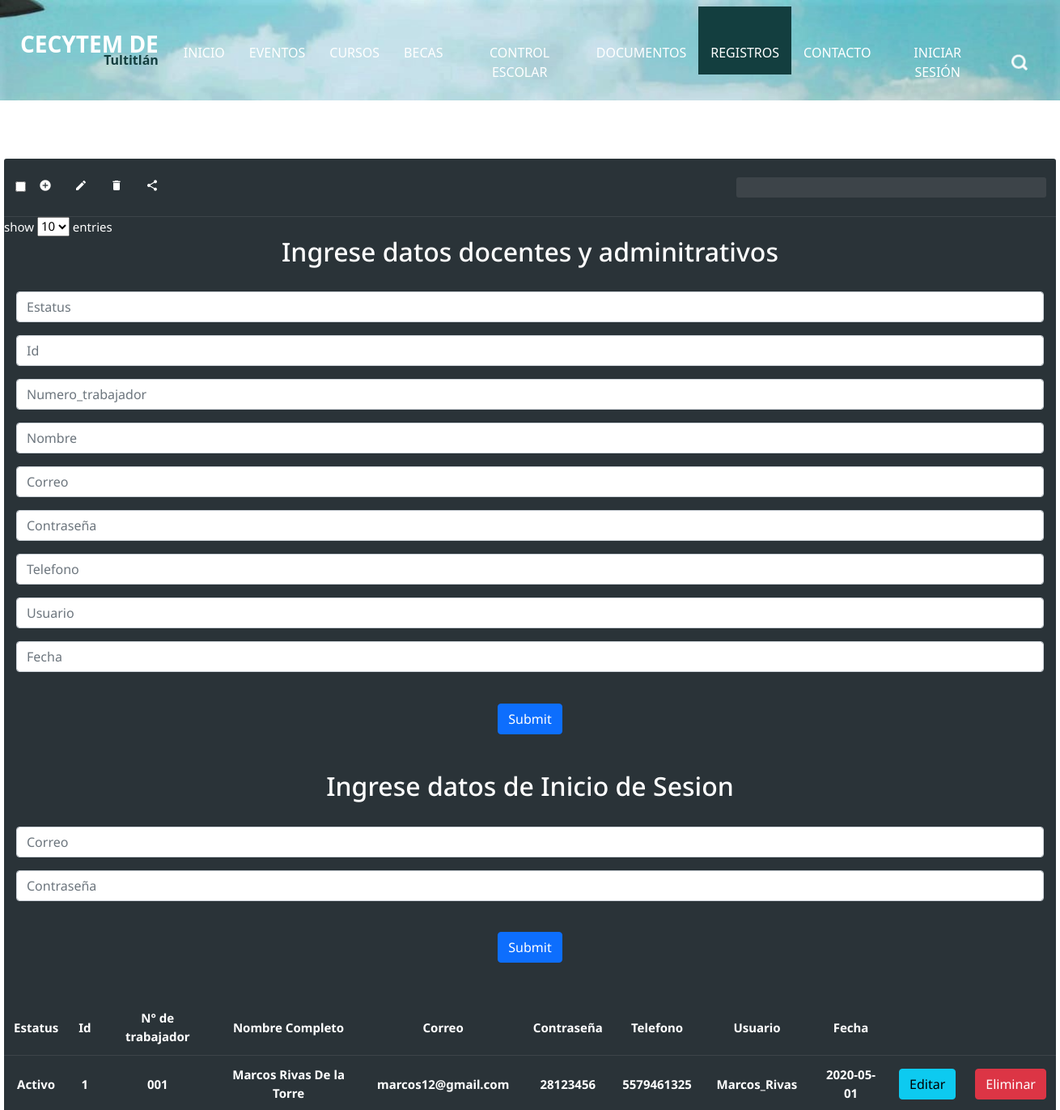
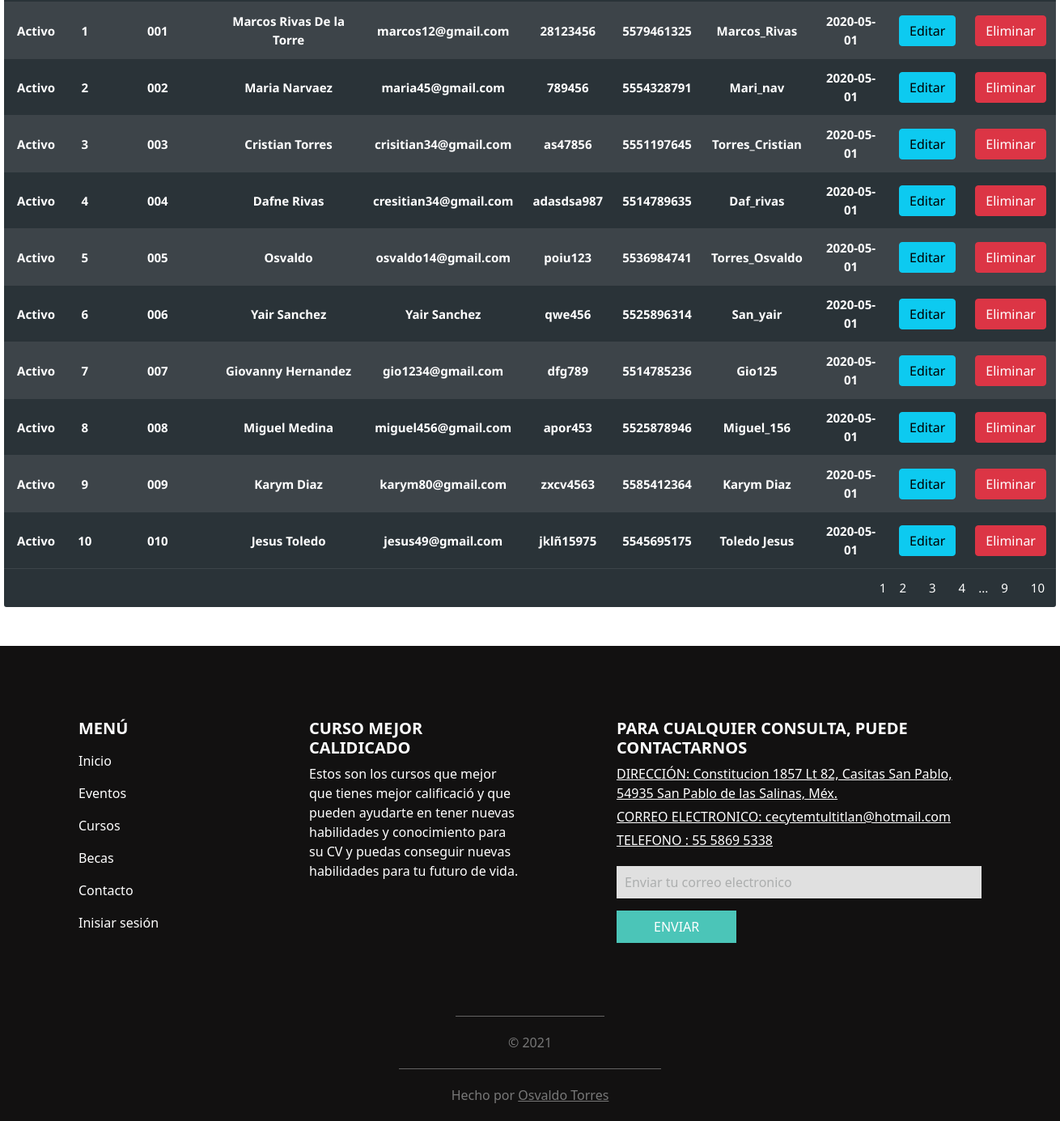
Screenshot of /docentes.php with the database file from the repository (2 pictures, top to bottom).
### tables this page shows
CREATE TABLE `registros` (
  `Estatus` varchar(150) NOT NULL,
  `Id` int(150) NOT NULL,
  `Numtrab` varchar(150) NOT NULL,
  `Nombre` varchar(45) NOT NULL,
  `Correo` varchar(45) NOT NULL,
  `Contraseña` varchar(45) NOT NULL,
  `Telefono` varchar(15) NOT NULL,
  `Usuario` varchar(45) NOT NULL,
  `Fecha` date NOT NULL
);

### docentes.php (the view, shortened to what this page needs)
<?php
    $con=conectar();
    $sql="SELECT *  FROM registros";
    $query=mysqli_query($con,$sql);
?>
<!DOCTYPE html>
<html>
<head>
  <link rel="stylesheet" type="text/css" href="css/bootstrap.css" />
  <link href="css/style.css" rel="stylesheet" />
  <link href="css/responsive.css" rel="stylesheet" />
  <link rel="stylesheet" href="main.css">
  <link href="css/style.css" rel="stylesheet">
        <link href="https://cdn.jsdelivr.net/npm/bootstrap@5.0.0-beta1/dist/css/bootstrap.min.css" rel="stylesheet">
</head>
<body class="sub_page">
  <div class="hero_area">
    <header class="header_section">
      <div class="container-fluid">
        <nav class="navbar navbar-expand-lg custom_nav-container ">
          <a class="navbar-brand" href="index.html">
            <h3>
              Cecytem de
            </h3>
            <span> Tultitlán</span>
          </a>
          <div class="collapse navbar-collapse ml-auto" id="navbarSupportedContent">
            <ul class="navbar-nav  ml-auto">
              <li class="nav-item ">
                <a class="nav-link" href="index.html">Inicio <span class="sr-only">(current)</span></a>
              </li>
              <li class="nav-item">
                <a class="nav-link" href=""> Eventos </a>
              </li>
              <li class="nav-item">
                <a class="nav-link" href="course.html"> Cursos </a>
              </li>
              <li class="nav-item">
                <a class="nav-link" href=""> Becas </a>
              </li>
              <li class="nav-item">
                <a class="nav-link" href="CEscolar.html"> Control Escolar</a>
              </li>
              <li class="nav-item ">
                <a class="nav-link" href="CEscolar2.html">
                  Documentos</a
                >
              </li>
             <li class="nav-item active">
              <a class="nav-link" href="eventos.html"> Registros</a>
            </li>
              <li class="nav-item">
                <a class="nav-link" href="">Contacto</a>
              </li>
              <li class="nav-item">
                <a class="nav-link" href="login.html">Iniciar sesión</a>
              </li>
            </ul>
            <form class="form-inline my-2 my-lg-0 ml-0 ml-lg-4 mb-3 mb-lg-0">
              <button class="btn  my-2 my-sm-0 nav_search-btn" type="submit"></button>
            </form>
          </div>
        </nav>
      </div>
    </header>
  </div><br><br><br>
  <div class="datatable-container">
    <div class="header-tools">
      <div class="tools">
        <ul>
          <li><span><input type="checkbox"></span></li>
          <li>
            <button>
              <i class="material-icons">add_circle</i>
            </button>
          </li>
          <li>
            <button>
              <i class="material-icons">edit</i>
            </button>
          </li>
          <li>
            <button>
              <i class="material-icons">delete</i>
            </button>
          </li>
          <li>
            <button>
              <i class="material-icons">share</i>
            </button>
          </li>
        </ul>
      </div>
      <div class="search">
        <input type="tect" name="" id="" class="search-input">
      </div>
    </div>
    <div class="footer-tools">
      <div class="list-items">
        show
        <select name="n-entries" id="n-enties" class="n-entries">
          <option value="10" selected>10</option>
        </select>
        entries
      </div>
      <div class="">
                    <div class="">
                        <div style="text-align: center" class="col-md-12">
                            <h2>Ingrese datos docentes y adminitrativos</h2><br>
                                <form action="insertar.php" method="POST">
                                    <input type="text" class="form-control mb-3" name="Estatus" placeholder="Estatus">
                                    <input type="text" class="form-control mb-3" name="Id" placeholder="Id">
                                    <input type="text" class="form-control mb-3" name="Numtrab" placeholder="Numero_trabajador">
                                    <input type="text" class="form-control mb-3" name="Nombre" placeholder="Nombre">
                                    <input type="text" class="form-control mb-3" name="Correo" placeholder="Correo">
                                    <input type="password" class="form-control mb-3" name="Contraseña" placeholder="Contraseña">
                                    <input type="text" class="form-control mb-3" name="Telefono" placeholder="Telefono">
                                    <input type="text" class="form-control mb-3" name="Usuario" placeholder="Usuario">
                                    <input type="text" class="form-control mb-3" name="Fecha" placeholder="Fecha">
                                    <br>
                                    <input type="submit" class="btn btn-primary">
                                </form> <br><br>
                        </div>
                        <div style="text-align: center" class="col-md-12">
                            <h2>Ingrese datos de Inicio de Sesion</h2><br>
                                <form action="insert.php" method="POST">
                                    <input type="text" class="form-control mb-3" name="Correo" placeholder="Correo">
                                    <input type="password" class="form-control mb-3" name="Contraseña" placeholder="Contraseña">
                                    <br>
                                    <input type="submit" class="btn btn-primary">
                                </form> <br><br>
                        </div>
                        <div>
                            <table class="datatable" >
                                <thead class="" >
                                    <tr>
                                        <th style="text-align: center">Estatus</th>
                                        <th style="text-align: center">Id</th>
                                        <th style="text-align: center">N° de trabajador</th>
                                        <th style="text-align: center">Nombre Completo</th>
                                        <th style="text-align: center">Correo</th>
                                        <th style="text-align: center">Contraseña</th>
                                        <th style="text-align: center">Telefono</th>
                                        <th style="text-align: center">Usuario</th>
                                        <th style="text-align: center">Fecha</th>
                                        <th></th>
                                        <th></th>
                                    </tr>
                                </thead>
                                <tbody>
                                        <?php
                                            while($row=mysqli_fetch_array($query)){
                                        ?>
                                            <tr>
                                                <th style="text-align: center"><?php  echo $row['Estatus']?></th>
                                                <th style="text-align: center"><?php  echo $row['Id']?></th>
                                                <th style="text-align: center"><?php  echo $row['Numtrab']?></th>
                                                <th style="text-align: center"><?php  echo $row['Nombre']?></th>
                                                <th style="text-align: center"><?php  echo $row['Correo']?></th>
                                                <th style="text-align: center"><?php  echo $row['Contraseña']?></th>
                                                <th style="text-align: center"><?php  echo $row['Telefono']?></th>
                                                <th style="text-align: center"><?php  echo $row['Usuario']?></th>
                                                <th style="text-align: center"><?php  echo $row['Fecha']?></th>
                                                <th><a href="actualizar.php?id=<?php echo $row['Id'] ?>" class="btn btn-info">Editar</a></th>
                                                <th><a href="delete.php?id=<?php echo $row['Id'] ?>" class="btn btn-danger">Eliminar</a></th>
                                            </tr>
                                        <?php
                                            }
                                        ?>
                                </tbody>
                            </table>
                        </div>
                    </div>
            </div>
      <div class="pages">
        <ul>
          <li><span class="active">1</span></li>
          <li><button>2</button></li>
          <li><button>3</button></li>
          <li><button>4</button></li>
          <li><span>...</span></li>
          <li><button>9</button></li>
          <li><button>10</button></li>
        </ul>
      </div>
    </div>
  </div>
  <br><br>
 <section class="info_section layout_padding">
  <div class="container">
    <div class="row">
      <div class="col-md-3">
        <div class="info_menu">
          <h5>
            Menú
          </h5>
          <ul class="navbar-nav  ">
            <li class="nav-item active">
              <a class="nav-link" href="index.html">Inicio <span class="sr-only">(current)</span></a>
            </li>
            <li class="nav-item">
              <a class="nav-link" href="about.html"> Eventos </a>
            </li>
            <li class="nav-item">
              <a class="nav-link" href="course.html"> Cursos </a>
            </li>
            <li class="nav-item">
              <a class="nav-link" href="event.html"> Becas </a>
            </li>
            <li class="nav-item">
              <a class="nav-link" href="contact.html">Contacto</a>
            </li>
            <li class="nav-item">
              <a class="nav-link" href="login.html">Inisiar sesión</a>
            </li>
          </ul>
        </div>
      </div>
      <div class="col-md-3">
        <div class="info_course">
          <h5>
            CURSO MEJOR CALIDICADO
          </h5>
          <p>
            Estos son los cursos que mejor que tienes mejor calificació y
          que pueden ayudarte en tener nuevas habilidades y conocimiento
          para su CV y puedas conseguir nuevas habilidades para tu futuro
          de vida.
          </p>
        </div>
      </div>
      <div class="col-md-5 offset-md-1">
        <div class="info_news">
          <h5>
            PARA CUALQUIER CONSULTA, PUEDE CONTACTARNOS
          </h5>
          <div class="info_contact">
            <a href="">
              DIRECCIÓN: Constitucion 1857 Lt 82, Casitas San Pablo,
               54935 San Pablo de las Salinas, Méx.
            </a>
            <a href="">
              CORREO ELECTRONICO: cecytemtultitlan@hotmail.com
            </a>
            <a href="">
              TELEFONO : 55 5869 5338
            </a>
          </div>
          <form action="">
            <input type="text" placeholder="Enviar tu correo electronico" />
            <button>
              ENVIAR
            </button>
          </form>
        </div>
      </div>
    </div>
  </div>
</section>
<footer class="container-fluid footer_section">
  <p>
    &copy; 2021
  </p>
</footer>
<footer class="container-fluid footer_section">
  <p>
    Hecho por
    <a href="https://themewagon.com/">Osvaldo Torres</a>
  </p>
</footer>
</body>
</html>

### css/style.css (style rules this page uses)
body { font-family: "Poppins", sans-serif; color: #000000; background-color: #ffffff; }
.layout_padding { padding: 90px 0; }
.hero_area { height: 100vh; background-color: #b5caee; background-image: url(../images/ce.jpg); background-size: cover; }
.sub_page .hero_area { height: auto; }
.header_section .container-fluid { padding-right: 25px; padding-left: 25px; }
.custom_nav-container .navbar-nav .nav-item .nav-link { padding: 45px 15px 15px; color: #ffffff; text-align: center; position: relative; text-transform: uppercase; }
.custom_nav-container .navbar-nav .nav-item:hover .nav-link, .custom_nav-container .navbar-nav .nav-item.active .nav-link { background-color: #133e3f; }
.custom_nav-container .form-inline { padding-top: 30px; }
a, a:hover, a:focus { text-decoration: none; }
.btn, .btn:focus { outline: none !important; -webkit-box-shadow: none; box-shadow: none; }
.custom_nav-container .nav_search-btn { background-image: url(../images/search-icon.png); background-size: 20px; background-repeat: no-repeat; background-position-y: 7px; width: 35px; height: 35px; padding: 0; border: none; }
.navbar-brand { display: -webkit-box; display: -ms-flexbox; display: flex; -webkit-box-orient: vertical; -webkit-box-direction: normal; -ms-flex-direction: column; flex-direction: column; -webkit-box-align: end; -ms-flex-align: end; align-items: flex-end; }
.navbar-brand h3 { color: #ffffff; font-weight: bold; text-transform: uppercase; margin: 0; }
.navbar-brand span { font-size: 16px; font-weight: bold; color: #133e3f; margin-top: -10px; }
.custom_nav-container { z-index: 99999; padding: 0; }
.info_section { background-color: #121111; color: #ffffff; }
.info_section h5 { text-transform: uppercase; font-weight: 600; }
.info_section .info_menu .navbar-nav .nav-item .nav-link { color: #ffffff; }
.info_section .info_news .info_contact { display: -webkit-box; display: -ms-flexbox; display: flex; -webkit-box-orient: vertical; -webkit-box-direction: normal; -ms-flex-direction: column; flex-direction: column; -webkit-box-align: start; -ms-flex-align: start; align-items: flex-start; }
.info_section .info_news .info_contact a { color: #ffffff; margin-bottom: 5px; }
.info_section .info_news form { margin-top: 15px; }
.info_section .info_news form input { width: 100%; border: none; outline: none; padding: 8px 10px; background-color: #e0e0e0; }
.info_section .info_news form input::placeholder { color: #acaeae; }
.info_section .info_news form button { display: inline-block; padding: 7px 45px; background-color: #4bc5b8; border: 1px solid #4bc5b8; color: #ffffff; margin-top: 15px; }
.footer_section { background-color: #121111; font-weight: 500; display: -webkit-box; display: -ms-flexbox; display: flex; -webkit-box-pack: center; -ms-flex-pack: center; justify-content: center; }
.footer_section p { padding: 20px 65px; color: #787878; margin: 0 auto; text-align: center; border-top: 1px solid rgba(224, 224, 224, 0.4); }
.footer_section a { color: #787878; }

### css/responsive.css (style rules this page uses)
@media (min-width: 1200px) { .container { max-width: 1170px; } }

### rows the page displays
registros: Estatus "Activo", Id "1", Numtrab "001", Nombre "Marcos Rivas De la Torre", Correo "marcos12@gmail.com", Contraseña "28123456", Telefono "5579461325", Usuario "Marcos_Rivas", Fecha "2020-05-01"
registros: Estatus "Activo", Id "1", Numtrab "001", Nombre "Marcos Rivas De la Torre", Correo "marcos12@gmail.com", Contraseña "28123456", Telefono "5579461325", Usuario "Marcos_Rivas", Fecha "2020-05-01"
registros: Estatus "Activo", Id "2", Numtrab "002", Nombre "Maria Narvaez", Correo "maria45@gmail.com", Contraseña "789456", Telefono "5554328791", Usuario "Mari_nav", Fecha "2020-05-01"
registros: Estatus "Activo", Id "3", Numtrab "003", Nombre "Cristian Torres", Correo "crisitian34@gmail.com", Contraseña "as47856", Telefono "5551197645", Usuario "Torres_Cristian", Fecha "2020-05-01"
registros: Estatus "Activo", Id "4", Numtrab "004", Nombre "Dafne Rivas", Correo "cresitian34@gmail.com", Contraseña "adasdsa987", Telefono "5514789635", Usuario "Daf_rivas", Fecha "2020-05-01"
registros: Estatus "Activo", Id "5", Numtrab "005", Nombre "Osvaldo", Correo "osvaldo14@gmail.com", Contraseña "poiu123", Telefono "5536984741", Usuario "Torres_Osvaldo", Fecha "2020-05-01"
registros: Estatus "Activo", Id "6", Numtrab "006", Nombre "Yair Sanchez", Correo "Yair Sanchez", Contraseña "qwe456", Telefono "5525896314", Usuario "San_yair", Fecha "2020-05-01"
registros: Estatus "Activo", Id "7", Numtrab "007", Nombre "Giovanny Hernandez", Correo "gio1234@gmail.com", Contraseña "dfg789", Telefono "5514785236", Usuario "Gio125", Fecha "2020-05-01"
registros: Estatus "Activo", Id "8", Numtrab "008", Nombre "Miguel Medina", Correo "miguel456@gmail.com", Contraseña "apor453", Telefono "5525878946", Usuario "Miguel_156", Fecha "2020-05-01"
registros: Estatus "Activo", Id "9", Numtrab "009", Nombre "Karym Diaz", Correo "karym80@gmail.com", Contraseña "zxcv4563", Telefono "5585412364", Usuario "Karym Diaz", Fecha "2020-05-01"
registros: Estatus "Activo", Id "10", Numtrab "010", Nombre "Jesus Toledo", Correo "jesus49@gmail.com", Contraseña "jklñ15975", Telefono "5545695175", Usuario "Toledo Jesus", Fecha "2020-05-01"
